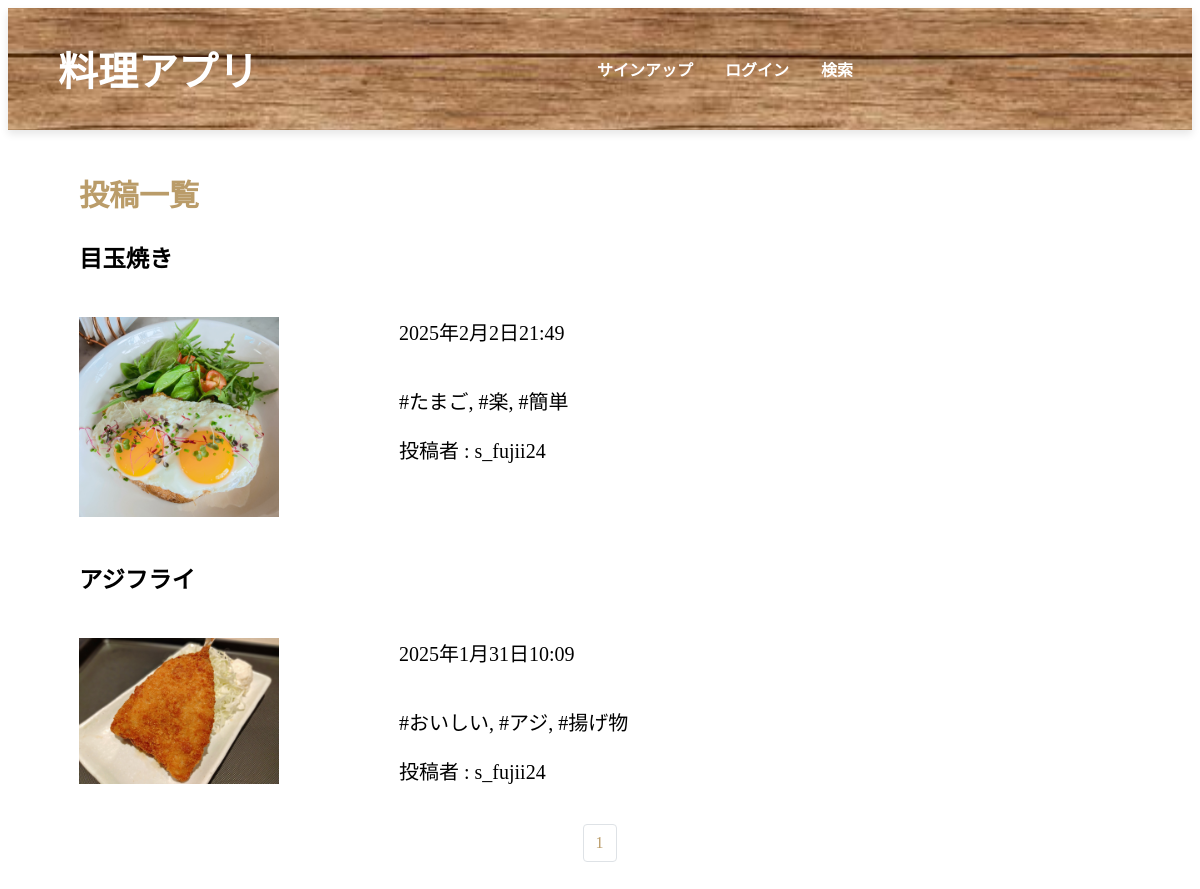
The page / on the database its author committed.
### cookapp/models.py (models this page shows, shortened)
class BlogPost(models.Model):
    user = models.ForeignKey(
    get_user_model(),
    on_delete=models.CASCADE,
    verbose_name='ユーザー',
    default=1
    )
    title = models.CharField(
        verbose_name='タイトル',
        max_length=200
    )
    material = models.TextField(
        verbose_name='材料'
    )
    content = models.TextField(
        verbose_name='作り方'
    )
    tags = TaggableManager(
        verbose_name='タグ',
        blank=True
        )
    posted_at = models.DateTimeField(
        verbose_name='投稿日時',
        auto_now_add=True
    )
    image1 = models.ImageField(
    verbose_name='写真',
    upload_to='photos',
    default='photos/default.jpg'
    )

### accounts/models.py (models this page shows)
class CustomUser(AbstractUser):
    pass

### cookapp/views.py (the view)
# urls.py: path('', views.IndexView.as_view(), name='index'),
class IndexView(ListView):
    template_name = 'index.html'
    context_object_name = 'orderby_records'
    queryset = BlogPost.objects.order_by('-posted_at')
    paginate_by = 4

### cookapp/templates/index.html (shortened to what this page needs)
{% load static %}
<!DOCTYPE html>
<html lang="ja">
<head>
    <link rel="stylesheet" href="{% static 'css/styles.css' %}">
</head>
<body>
    <header>
        <div class="container">
            <h1>料理アプリ</h1>
            <nav>
                {% if user.is_authenticated %}
                <a href="{% url 'cookapp:post_create' %}" class="btn btn-link nav-link">投稿する</a>
                <form action="{% url 'accounts:logout' %}" method="post" class="d-inline">
                    {% csrf_token %}
                    <button type="submit" class="btn btn-link nav-link">ログアウト</button>
                </form>
                <a href="{% url 'cookapp:search' %}" class="text-white">検索</a>
                {% else %}
                <a href="{% url 'accounts:signup' %}" class="text-white">サインアップ</a>
                <a href="{% url 'accounts:login' %}" class="text-white">ログイン</a>
                <a href="{% url 'cookapp:search' %}" class="text-white">検索</a>
                {% endif %}
            </nav>
        </div>
    </header>
    <main>
        <section>
            <div class="List_of_posts">
                <h2>投稿一覧</h2>
                <ul>
                    {% for post in orderby_records %}
                    <div class="post-item">
                        <a href="{% url 'cookapp:blog_detail' post.pk %}">
                            <h3>{{ post.title }}</h3>
                        </a>
                        <div class="post-content">
                            <a href="{% url 'cookapp:blog_detail' post.pk %}" class="image-link">
                                <p><img src="{{ post.image1.url }}" class="imageee" alt="投稿画像"></p>
                            </a>
                            <div class="post-details">
                                <p>{{ post.posted_at }}</p>
                                <p>
                                    {% for tag in post.tags.all %}
                                        <span>#{{ tag.name }}</span>{% if not forloop.last %}, {% endif %}
                                    {% endfor %}
                                </p>
                                <a href="{% url 'cookapp:post_list' %}?user={{ post.user.id }}" class="user-link">投稿者 : {{ post.user.username }}</a>
                            </div>
                        </div>
                    </div>
                    {% endfor %}
                </ul>
            </div>
        </section>
        {% include "pagenation.html" %}
    </main>
</body>
</html>

### static/css/styles.css (style rules this page uses)
header { background-image: url("/static/images/image1.jpg"); background-size: cover; background-position: center; color: white; padding: 2rem 0; text-align: center; box-shadow: 0 4px 8px rgba(0, 0, 0, 0.1); }
header h1 { font-size: 2.5rem; margin: 0; text-align: left; margin-left: 50px; }
nav a { color: white; margin: 0 1rem; text-decoration: none; font-weight: bold; }
nav a.text-white { color: white; margin: 0 1rem; text-decoration: none; font-weight: bold; }
main { padding: 1rem; }
.List_of_posts { font-size: 20px; }
section { margin-left: 55px; }
section h3 { color: black; }
h2 { color: rgb(186, 156, 105); }
ul { list-style-type: none; padding: 0; }
a { text-decoration: none; }
a img { pointer-events: none; }
.image-link { display: inline-block; position: relative; }
.image-link img { display: block; pointer-events: auto; }
.imageee { width: 200px; height: auto; }
.post-content { display: flex; align-items: flex-start; }
.image-link { margin-right: 20px; }
.post-details { display: flex; flex-direction: column; margin-left: 100px; }
a.user-link { color: black; text-decoration: none; }
nav { display: flex; align-items: center; }
header .container { display: flex; justify-content: space-between; align-items: center; }
header nav { margin: 0 auto; }

### rows shown on the page
BlogPost: title "目玉焼き", image1 (picture), posted_at "2025年2月2日21:49", user.username "s_fujii24"
Tag: name "たまご"
Tag: name "楽"
Tag: name "簡単"
BlogPost: title "アジフライ", image1 (picture), posted_at "2025年1月31日10:09", user.username "s_fujii24"
Tag: name "おいしい"
Tag: name "アジ"
Tag: name "揚げ物"

### other values the page prints
{{ num }} "1"
